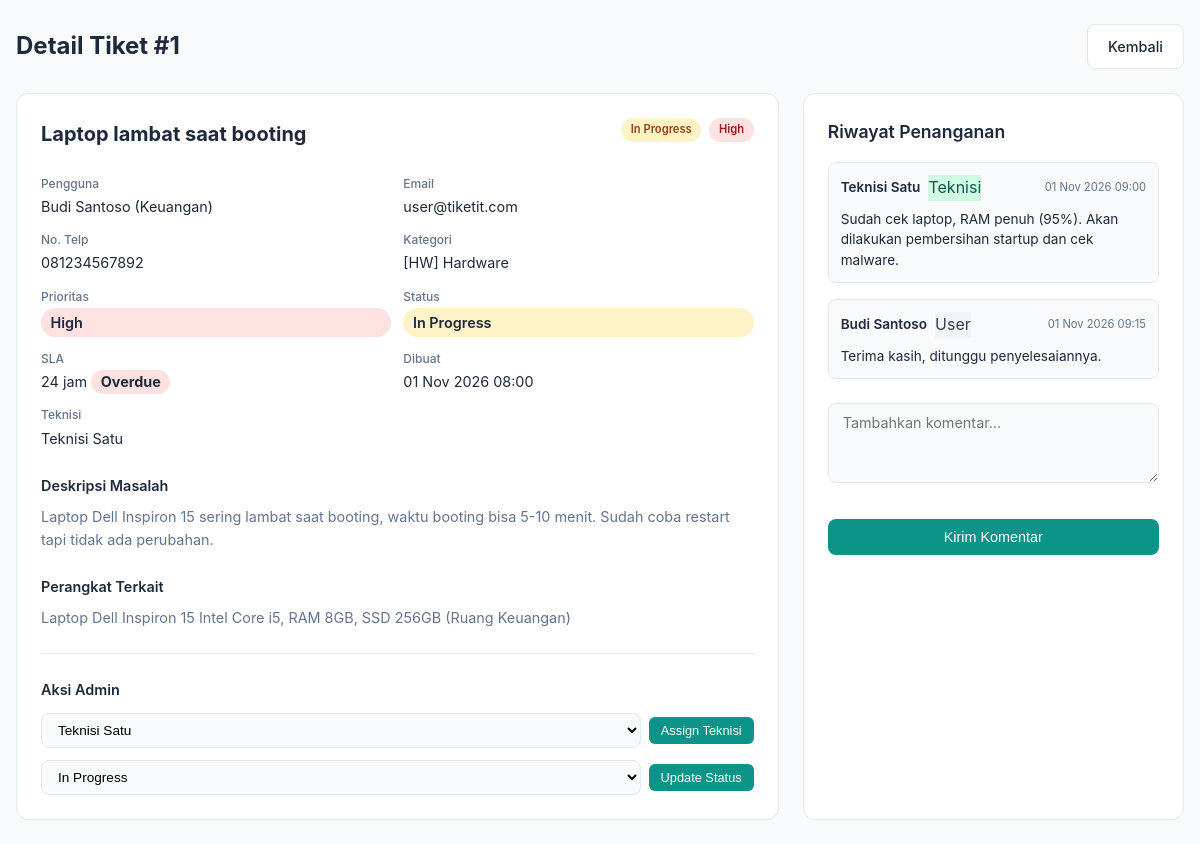
Page /admin/tickets/detail?id=1 (signed in) on the committed database.
### tables this page shows
CREATE TABLE IF NOT EXISTS tickets (
    id INT AUTO_INCREMENT PRIMARY KEY,
    id_user INT NOT NULL,
    id_category INT NOT NULL,
    id_teknisi INT DEFAULT NULL,
    id_asset INT DEFAULT NULL,
    judul VARCHAR(255) NOT NULL,
    deskripsi TEXT NOT NULL,
    prioritas ENUM('low', 'medium', 'high', 'critical') NOT NULL DEFAULT 'medium',
    status ENUM('open', 'in_progress', 'waiting', 'resolved', 'closed') NOT NULL DEFAULT 'open',
    lampiran VARCHAR(255) DEFAULT NULL,
    sla_jam INT NOT NULL DEFAULT 48,
    created_at TIMESTAMP DEFAULT CURRENT_TIMESTAMP,
    updated_at TIMESTAMP DEFAULT CURRENT_TIMESTAMP ON UPDATE CURRENT_TIMESTAMP,
    resolved_at TIMESTAMP NULL DEFAULT NULL,
    FOREIGN KEY (id_user) REFERENCES users(id) ON DELETE CASCADE,
    FOREIGN KEY (id_category) REFERENCES categories(id) ON DELETE RESTRICT,
    FOREIGN KEY (id_teknisi) REFERENCES users(id) ON DELETE SET NULL,
    FOREIGN KEY (id_asset) REFERENCES assets(id) ON DELETE SET NULL
);

CREATE TABLE IF NOT EXISTS users (
    id INT AUTO_INCREMENT PRIMARY KEY,
    email VARCHAR(255) NOT NULL UNIQUE,
    password VARCHAR(255) NOT NULL,
    nama VARCHAR(255) NOT NULL,
    role ENUM('admin', 'teknisi', 'user') NOT NULL DEFAULT 'user',
    departemen VARCHAR(100),
    no_telp VARCHAR(50),
    created_at TIMESTAMP DEFAULT CURRENT_TIMESTAMP,
    updated_at TIMESTAMP DEFAULT CURRENT_TIMESTAMP ON UPDATE CURRENT_TIMESTAMP
);

CREATE TABLE IF NOT EXISTS categories (
    id INT AUTO_INCREMENT PRIMARY KEY,
    nama VARCHAR(100) NOT NULL,
    deskripsi TEXT,
    icon VARCHAR(50) DEFAULT '',
    created_at TIMESTAMP DEFAULT CURRENT_TIMESTAMP
);

CREATE TABLE IF NOT EXISTS assets (
    id INT AUTO_INCREMENT PRIMARY KEY,
    id_user INT NOT NULL,
    nama_perangkat VARCHAR(255) NOT NULL,
    spesifikasi TEXT,
    lokasi VARCHAR(255),
    created_at TIMESTAMP DEFAULT CURRENT_TIMESTAMP,
    FOREIGN KEY (id_user) REFERENCES users(id) ON DELETE CASCADE
);

CREATE TABLE IF NOT EXISTS ticket_comments (
    id INT AUTO_INCREMENT PRIMARY KEY,
    id_ticket INT NOT NULL,
    id_user INT NOT NULL,
    komentar TEXT NOT NULL,
    lampiran VARCHAR(255) DEFAULT NULL,
    created_at TIMESTAMP DEFAULT CURRENT_TIMESTAMP,
    FOREIGN KEY (id_ticket) REFERENCES tickets(id) ON DELETE CASCADE,
    FOREIGN KEY (id_user) REFERENCES users(id) ON DELETE CASCADE
);

### Core/functions.php (called while the page is built, shortened)
<?php
function base_path($path)
{
    return BASE_PATH . $path;
}
function view($path, $attributes = [])
{
    extract($attributes);
    require base_path('views/' . $path);
}
function isOverdue($ticket) {
    $created = strtotime($ticket['created_at']);
    $slaSeconds = $ticket['sla_jam'] * 3600;
    $deadline = $created + $slaSeconds;
    return time() > $deadline;
}

### controllers/admin/tickets/detail.php (called while the page is built, shortened)
<?php
$db = App::resolve(Database::class);
$ticketId = (int) ($_GET['id'] ?? 0);
$ticket = $db->query(
    'SELECT t.*, c.nama AS kategori_nama, c.icon AS kategori_icon,
            u.nama AS user_nama, u.email AS user_email, u.departemen AS user_departemen, u.no_telp AS user_no_telp,
            tek.nama AS teknisi_nama
     FROM tickets t
     JOIN categories c ON t.id_category = c.id
     JOIN users u ON t.id_user = u.id
     LEFT JOIN users tek ON t.id_teknisi = tek.id
     WHERE t.id = :id',
    ['id' => $ticketId]
)->get();
$comments = $db->query(
    'SELECT tc.*, u.nama, u.role
     FROM ticket_comments tc
     JOIN users u ON tc.id_user = u.id
     WHERE tc.id_ticket = :id_ticket
     ORDER BY tc.created_at ASC',
    ['id_ticket' => $ticketId]
)->getAll();
$technicians = $db->query("SELECT id, nama FROM users WHERE role = 'teknisi' ORDER BY nama")->getAll();
$asset = null;
if ($ticket['id_asset']) {
    $asset = $db->query('SELECT * FROM assets WHERE id = :id', ['id' => $ticket['id_asset']])->get();
}
view('dashboard_admin/tickets/detail.view.php', [
    'css' => 'dashboard.css',
    'title' => 'Detail Tiket #' . $ticketId . ' - TiketIT',
    'ticket' => $ticket,
    'comments' => $comments,
    'technicians' => $technicians,
    'asset' => $asset,
]);

### public/index.php (called while the page is built, shortened)
<?php
require BASE_PATH.'Core/functions.php';
spl_autoload_register(function ($class) {
    $class = str_replace('\\', DIRECTORY_SEPARATOR, $class);
});
require base_path('bootstrap.php');
$router = new \Core\Router();
$uri = parse_url($_SERVER['REQUEST_URI'])['path'];
$method = $_POST['_method'] ?? $_SERVER['REQUEST_METHOD'];
$router->route($uri, $method);

### Core/App.php (called while the page is built, shortened)
<?php
class App
{
    protected static $container;
    public static function setContainer($container)
    {
        static::$container = $container;
    }
    public static function container()
    {
        return static::$container;
    }
    public static function resolve($key)
    {
        return static::container()->resolve($key);
    }
}

### Core/Container.php (called while the page is built, shortened)
<?php
class Container
{
    protected $bindings = [];
    public function bind($key, $resolver)
    {
        $this->bindings[$key] = $resolver;
    }
    public function resolve($key)
    {
        $resolver = $this->bindings[$key];
        return call_user_func($resolver);
    }
}

### config.php (called while the page is built, shortened)
<?php
$config = [
    'database' => [
        'host' => getenv('DB_HOST') ?: 'localhost',
        'port' => getenv('DB_PORT') ?: 3306,
        'dbname' => getenv('DB_NAME') ?: 'tiketit',
        'charset' => 'utf8mb4',
        'username' => getenv('DB_USER') ?: 'root',
        'password' => getenv('DB_PASS') ?: '',
    ],
    'app' => [
        'name' => 'TiketIT',
        'version' => '1.0.0',
        'timezone' => 'Asia/Jakarta',
    ],
];
$local = __DIR__ . '/config.local.php';
return $config;

### bootstrap.php (called while the page is built, shortened)
<?php
$container = new Container();
$container->bind('Core\Database', function () {
    $config = require base_path('config.php');
    return new Database(
        $config['database'],
        $config['database']['username'] ?? 'root',
        $config['database']['password'] ?? ''
    );
});

### Core/Database.php (called while the page is built, shortened)
<?php
class Database
{
    public $connection;
    public $statement;
    public function __construct($config, $username = 'root', $password = '')
    {
        $dsn = 'mysql:' . http_build_query($config, '', ';');
        $this->connection = new PDO($dsn, $username, $password, [
           PDO::ATTR_DEFAULT_FETCH_MODE => PDO::FETCH_ASSOC
        ]);
    }
    public function query($query, $params = [])
    {
        $this->statement = $this->connection->prepare($query);
        $this->statement->execute($params);
        return $this;
    }
    public function getAll()
    {
        return $this->statement->fetchAll();
    }
    public function get()
    {
        return $this->statement->fetch();
    }
}

### views/dashboard_admin/tickets/detail.view.php (the view, shortened to what this page needs)
<?php require base_path('views/partials/head.php') ?>
<div class="dashboard-container">
    <div class="page-header">
        <h1>Detail Tiket #<?= $ticket['id'] ?></h1>
        <a href="/admin/tickets" class="btn-secondary"> Kembali</a>
    </div>
    <div class="ticket-detail-grid">
        <div class="ticket-info-card">
            <div class="ticket-detail-header">
                <h2><?= htmlspecialchars($ticket['judul']) ?></h2>
                <div class="ticket-badges">
                    <span class="badge badge-<?= $ticket['status'] ?>"><?= ucfirst(str_replace('_', ' ', $ticket['status'])) ?></span>
                    <span class="badge badge-priority-<?= $ticket['prioritas'] ?>"><?= ucfirst($ticket['prioritas']) ?></span>
                </div>
            </div>
            <div class="ticket-meta-grid">
                <div class="meta-item">
                    <span class="meta-label">Pengguna</span>
                    <span><?= htmlspecialchars($ticket['user_nama']) ?> (<?= htmlspecialchars($ticket['user_departemen'] ?? '-') ?>)</span>
                </div>
                <div class="meta-item">
                    <span class="meta-label">Email</span>
                    <span><?= htmlspecialchars($ticket['user_email']) ?></span>
                </div>
                <div class="meta-item">
                    <span class="meta-label">No. Telp</span>
                    <span><?= htmlspecialchars($ticket['user_no_telp'] ?? '-') ?></span>
                </div>
                <div class="meta-item">
                    <span class="meta-label">Kategori</span>
                    <span><?= $ticket['kategori_icon'] ?> <?= htmlspecialchars($ticket['kategori_nama']) ?></span>
                </div>
                <div class="meta-item">
                    <span class="meta-label">Prioritas</span>
                    <span class="badge badge-priority-<?= $ticket['prioritas'] ?>"><?= ucfirst($ticket['prioritas']) ?></span>
                </div>
                <div class="meta-item">
                    <span class="meta-label">Status</span>
                    <span class="badge badge-<?= $ticket['status'] ?>"><?= ucfirst(str_replace('_', ' ', $ticket['status'])) ?></span>
                </div>
                <div class="meta-item">
                    <span class="meta-label">SLA</span>
                    <span>
                        <?= $ticket['sla_jam'] ?> jam
                        <?php if (isOverdue($ticket)): ?>
                            <span class="badge badge-overdue">Overdue</span>
                        <?php elseif (!in_array($ticket['status'], ['resolved', 'closed'])): ?>
                            <small class="text-muted">(<?= slaRemaining($ticket) ?>)</small>
                        <?php endif; ?>
                    </span>
                </div>
                <div class="meta-item">
                    <span class="meta-label">Dibuat</span>
                    <span><?= date('d M Y H:i', strtotime($ticket['created_at'])) ?></span>
                </div>
                <?php if ($ticket['teknisi_nama']): ?>
                <div class="meta-item">
                    <span class="meta-label">Teknisi</span>
                    <span><?= htmlspecialchars($ticket['teknisi_nama']) ?></span>
                </div>
                <?php endif; ?>
            </div>
            <div class="ticket-description">
                <h4>Deskripsi Masalah</h4>
                <p><?= nl2br(htmlspecialchars($ticket['deskripsi'])) ?></p>
            </div>
            <?php if ($asset): ?>
            <div class="ticket-asset">
                <h4>Perangkat Terkait</h4>
                <p><?= htmlspecialchars($asset['nama_perangkat']) ?>  <?= htmlspecialchars($asset['spesifikasi']) ?> (<?= htmlspecialchars($asset['lokasi']) ?>)</p>
            </div>
            <?php endif; ?>
            <div class="admin-actions">
                <h4>Aksi Admin</h4>
                <div class="action-buttons">
                    <form action="/admin/tickets/assign" method="POST" class="action-form">
                        <select name="id_teknisi" required>
                            <?php foreach ($technicians as $tech): ?>
                                <option value="<?= $tech['id'] ?>" <?= $ticket['id_teknisi'] == $tech['id'] ? 'selected' : '' ?>>
                                    <?= htmlspecialchars($tech['nama']) ?>
                                </option>
                            <?php endforeach; ?>
                        </select>
                        <button type="submit" class="btn-primary btn-sm">Assign Teknisi</button>
                    </form>
                    <form action="/admin/tickets/status" method="POST" class="action-form">
                        <select name="status" required>
                            <option value="in_progress" <?= $ticket['status'] === 'in_progress' ? 'selected' : '' ?>>In Progress</option>
                        </select>
                        <button type="submit" class="btn-primary btn-sm">Update Status</button>
                    </form>
                </div>
            </div>
        </div>
        <div class="ticket-comments-card">
            <h3>Riwayat Penanganan</h3>
            <div class="comments-timeline">
                <?php foreach ($comments as $comment): ?>
                    <div class="comment-item">
                        <div class="comment-header">
                            <span class="comment-author"><?= htmlspecialchars($comment['nama']) ?></span>
                            <span class="comment-role badge-role-<?= $comment['role'] ?>"><?= ucfirst($comment['role']) ?></span>
                            <span class="comment-time"><?= date('d M Y H:i', strtotime($comment['created_at'])) ?></span>
                        </div>
                        <div class="comment-body">
                            <?= nl2br(htmlspecialchars($comment['komentar'])) ?>
                        </div>
                    </div>
                <?php endforeach; ?>
            </div>
            <form action="/admin/tickets/comment" method="POST" class="comment-form">
                <div class="form-group">
                    <textarea name="komentar" rows="3" placeholder="Tambahkan komentar..." required></textarea>
                </div>
                <button type="submit" class="btn-primary">Kirim Komentar</button>
            </form>
        </div>
    </div>
</div>
<?php require base_path('views/partials/foot.php') ?>

### Core/Router.php (shortened to what this page needs)
<?php
class Router
{
    protected $routes = [];
    public function add($method, $uri, $controller)
    {
        $this->routes[] = [
            'uri' => $uri,
            'controller' => $controller,
            'method' => $method
        ];
    }
    public function route($uri, $method)
    {
        foreach ($this->routes as $route) {
            if ($route['uri'] === $uri && $route['method'] === strtoupper($method)) {
                return require base_path($route['controller']);
            }
        }
    }
}

### rows in the picture
tickets: id "1", judul "Laptop lambat saat booting", status "In Progress", prioritas "High", id_user.nama "Budi Santoso", id_user.departemen "Keuangan", id_user.email "user@tiketit.com", id_user.no_telp "081234567892", id_category.icon "[HW]", id_category.nama "Hardware", sla_jam "24", shows "Overdue", created_at "01 Nov 2026 08:00", id_teknisi.nama "Teknisi Satu", deskripsi "Laptop Dell Inspiron 15 sering lambat saat booting, waktu booting bisa 5-10 menit. Sudah coba restart tapi tidak ada perubahan.", id_asset.nama_perangkat "Laptop Dell Inspiron 15", id_asset.spesifikasi "Intel Core i5, RAM 8GB, SSD 256GB", id_asset.lokasi "Ruang Keuangan", id_teknisi "Teknisi Satu"
ticket_comments: id_user.nama "Teknisi Satu", id_user.role "Teknisi", created_at "01 Nov 2026 09:00", komentar "Sudah cek laptop, RAM penuh (95%). Akan dilakukan pembersihan startup dan cek malware."
ticket_comments: id_user.nama "Budi Santoso", id_user.role "User", created_at "01 Nov 2026 09:15", komentar "Terima kasih, ditunggu penyelesaiannya."
